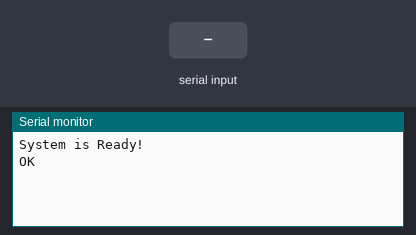
The sketch below on a simulated Arduino Uno, built with avr-gcc and run on an emulated ATmega328P. Shown: the last lines printed to the serial monitor. The inputs (shaded band) are chosen by the test bench. The modem accepts every AT command (registered, SIM ready, sends succeed) and sends nothing else.

Above: at 1.2 s.
1.3 s: "1" received over the second serial link
At 2.4 s:
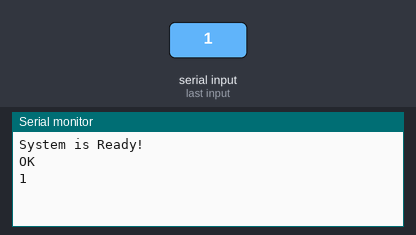
2.8 s: "0" received over the second serial link
At 3.5 s:
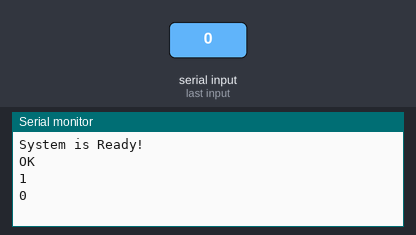

Measured:
- after the input at 1.3 s, the serial monitor: prints a new line at once (image 1)
- after the input at 2.8 s, the serial monitor: prints a new line at once (image 2)

The sketch:

bt05_cc2541.ino
```cpp
// (licence header left out)
#include <SoftwareSerial.h>

#define IO_TX       8
#define IO_RX       9
SoftwareSerial mySerial(IO_RX, IO_TX);   //RX, TX

String _comdata_ = "";             //for incoming serial data

void setup() {
  Serial.begin(9600);
  mySerial.begin(9600);
  Serial.println("System is Ready!");
  mySerial.println("AT+VERSION");
//  delay(20);
//  mySerial.println("AT+ADDR");
}

void loop() {
  getSerialData();
  if(Serial.available()){
    String order = "";
    while (Serial.available()){
      char cc = (char)Serial.read();
      order += cc;
      delay(2);
    }
    order.trim();
    mySerial.println(order);
  }
  if(_comdata_!=""){
    Serial.println(_comdata_);
    _comdata_ = String("");
  }
}

void getSerialData(){
  while (mySerial.available() > 0){
    _comdata_ += char(mySerial.read());   //get wifi data
    delay(4);
  }
}
```
